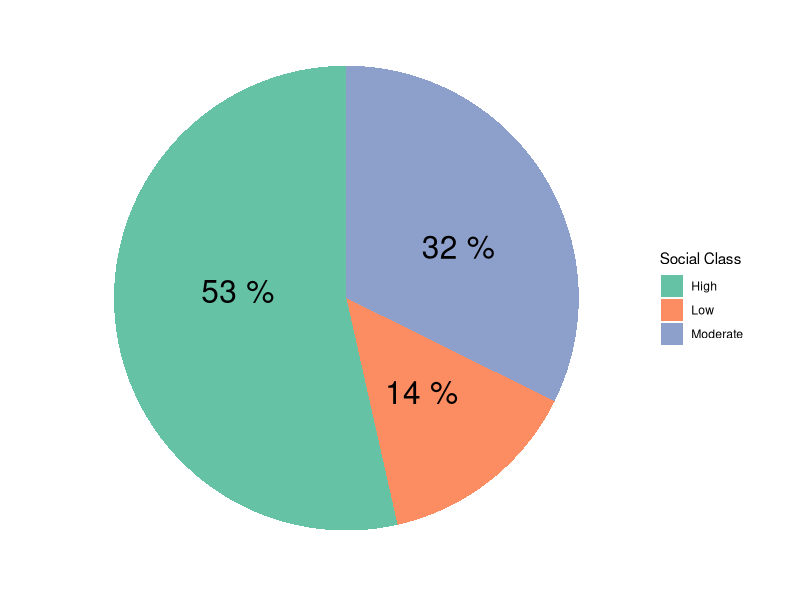

Write R code to recreate this figure.
# Calculation of social class

library(tidyverse)

selfmed <- read.csv("Data/self-medication.csv")

# Coding variables

# Residence

resid <- ifelse(selfmed$Residence == "Urban", 2, 1)
resid

# replacing NAs with 2 (Urban)
resid[is.na(resid)] <- 2

# Occupation
# Father

occFather <- ifelse(selfmed$Father == "Non-working/house wife", 1,
             ifelse(selfmed$Father == "Unskilled manual worker", 2,
             ifelse(selfmed$Father == "Skilled manual worker", 3,
             ifelse(selfmed$Father == "Farmer", 4,
             ifelse(selfmed$Father == "Trades/business", 5, 6)))))
occFather

# replacing NAs with 5 (Trades/business)
occFather[is.na(occFather)] <- 5
occFather

# Mother

occMother <- ifelse(selfmed$Mother == "Non-working/house wife", 1,
             ifelse(selfmed$Mother == "Unskilled manual worker", 2,
             ifelse(selfmed$Mother == "Skilled manual worker", 3,
             ifelse(selfmed$Mother == "Farmer", 4,
             ifelse(selfmed$Mother == "Trades/business", 5, 6)))))
occMother

# replacing NAs with 5 (Trades/business)
occMother[is.na(occMother)] <- 5
occMother

# Education
# Father

eduFather <- ifelse(selfmed$Father2 == "Illiterate", 1,
             ifelse(selfmed$Father2 == "Read and write", 2,
             ifelse(selfmed$Father2 == "Primary", 3,
             ifelse(selfmed$Father2 == "Secondary", 4,
             ifelse(selfmed$Father2 == "University graduate", 5, 6)))))
eduFather

# replacing NAs with 5 (University graduate)
eduFather[is.na(eduFather)] <- 5
eduFather

# Mother

eduMother <- ifelse(selfmed$Mother2 == "Illiterate", 1,
             ifelse(selfmed$Mother2 == "Read and write", 2,
             ifelse(selfmed$Mother2 == "Primary", 3,
             ifelse(selfmed$Mother2 == "Secondary", 4,
             ifelse(selfmed$Mother2 == "University graduate", 5, 6)))))
eduMother

# replacing NAs with 5 (University graduate)
eduMother[is.na(eduMother)] <- 5
eduMother

# Total number of family members
selfmed$Total.number.of.family.members.staying.with.you.in.this.house

# Replacing NAs with 4
selfmed$Total.number.of.family.members.staying.with.you.in.this.house[is.na(selfmed$Total.number.of.family.members.staying.with.you.in.this.house)] <- 4

# Number of rooms
selfmed$Number.of.rooms

# Crowding index
crowd <- ifelse((selfmed$Total.number.of.family.members.staying.with.you.in.this.house/
                   selfmed$Number.of.rooms)> 1, 1, 2)
crowd

# Income
income <- ifelse(selfmed$Total.house.income..month == "Enough", 2, 1)
income

# Score
total <- resid+ occFather+ occMother+ eduFather+ eduMother+ crowd+ income
score <- (total/30)*100
score

# social class
selfmed <- selfmed %>%
          mutate(social_class = ifelse(score >= 75, "High",
                ifelse(score >= 50, "Moderate",
                ifelse(score >= 25, "Low", "Very low"))))
selfmed$social_class

pie_theme <- theme_minimal()+
  theme(axis.title.x = element_blank(),
        axis.text.x = element_blank(),
        axis.title.y = element_blank(),
        axis.text.y = element_text(size = 15, face = "bold"),
        panel.border = element_blank(),
        panel.grid=element_blank(),
        axis.ticks = element_blank(),
        plot.title=element_text(size=14, face="bold"))

selfmed %>%
  group_by(social_class) %>%
   summarise(counts = n())%>%
     mutate(percentage = round((counts/ sum(counts)*100))) %>%
  print() %>%
  ggplot(
    aes(x= "",
        y= percentage,
        fill= social_class)
    )+
  geom_bar(stat = "identity")+ 
  coord_polar(theta = "y")+
  geom_text(
    aes(label = paste(percentage, "%")),
    position = position_stack(vjust = 0.55),
    hjust = 0.4,
    size = 8
    ) +
  labs(fill= "Social Class")+
  pie_theme +
  scale_fill_brewer(palette = "Set2")

